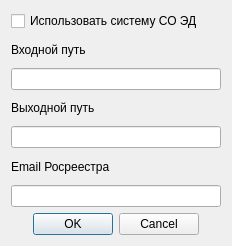
<?xml version="1.0" encoding="UTF-8"?>
<ui version="4.0">
 <class>Dialog</class>
 <widget class="QDialog" name="Dialog">
  <property name="geometry">
   <rect>
    <x>0</x>
    <y>0</y>
    <width>232</width>
    <height>246</height>
   </rect>
  </property>
  <property name="windowTitle">
   <string>Параметры СО ЭД</string>
  </property>
  <layout class="QGridLayout" name="gridLayout">
   <item row="4" column="0">
    <widget class="QLineEdit" name="lineedit_output_edo"/>
   </item>
   <item row="5" column="0">
    <widget class="QLabel" name="label_3">
     <property name="text">
      <string>Email Росреестра</string>
     </property>
    </widget>
   </item>
   <item row="2" column="0">
    <widget class="QLineEdit" name="lineedit_input_edo"/>
   </item>
   <item row="1" column="0">
    <widget class="QLabel" name="label">
     <property name="text">
      <string>Входной путь</string>
     </property>
    </widget>
   </item>
   <item row="0" column="0">
    <widget class="QCheckBox" name="checkbox_use_edo">
     <property name="text">
      <string>Использовать систему СО ЭД</string>
     </property>
    </widget>
   </item>
   <item row="3" column="0">
    <widget class="QLabel" name="label_2">
     <property name="text">
      <string>Выходной путь</string>
     </property>
    </widget>
   </item>
   <item row="7" column="0">
    <widget class="QDialogButtonBox" name="buttonBox">
     <property name="orientation">
      <enum>Qt::Horizontal</enum>
     </property>
     <property name="standardButtons">
      <set>QDialogButtonBox::Cancel|QDialogButtonBox::Ok</set>
     </property>
     <property name="centerButtons">
      <bool>true</bool>
     </property>
    </widget>
   </item>
   <item row="6" column="0">
    <widget class="QLineEdit" name="lineedit_rr_address"/>
   </item>
  </layout>
 </widget>
 <resources/>
 <connections>
  <connection>
   <sender>buttonBox</sender>
   <signal>accepted()</signal>
   <receiver>Dialog</receiver>
   <slot>accept()</slot>
   <hints>
    <hint type="sourcelabel">
     <x>248</x>
     <y>254</y>
    </hint>
    <hint type="destinationlabel">
     <x>157</x>
     <y>274</y>
    </hint>
   </hints>
  </connection>
  <connection>
   <sender>buttonBox</sender>
   <signal>rejected()</signal>
   <receiver>Dialog</receiver>
   <slot>reject()</slot>
   <hints>
    <hint type="sourcelabel">
     <x>316</x>
     <y>260</y>
    </hint>
    <hint type="destinationlabel">
     <x>286</x>
     <y>274</y>
    </hint>
   </hints>
  </connection>
 </connections>
</ui>
